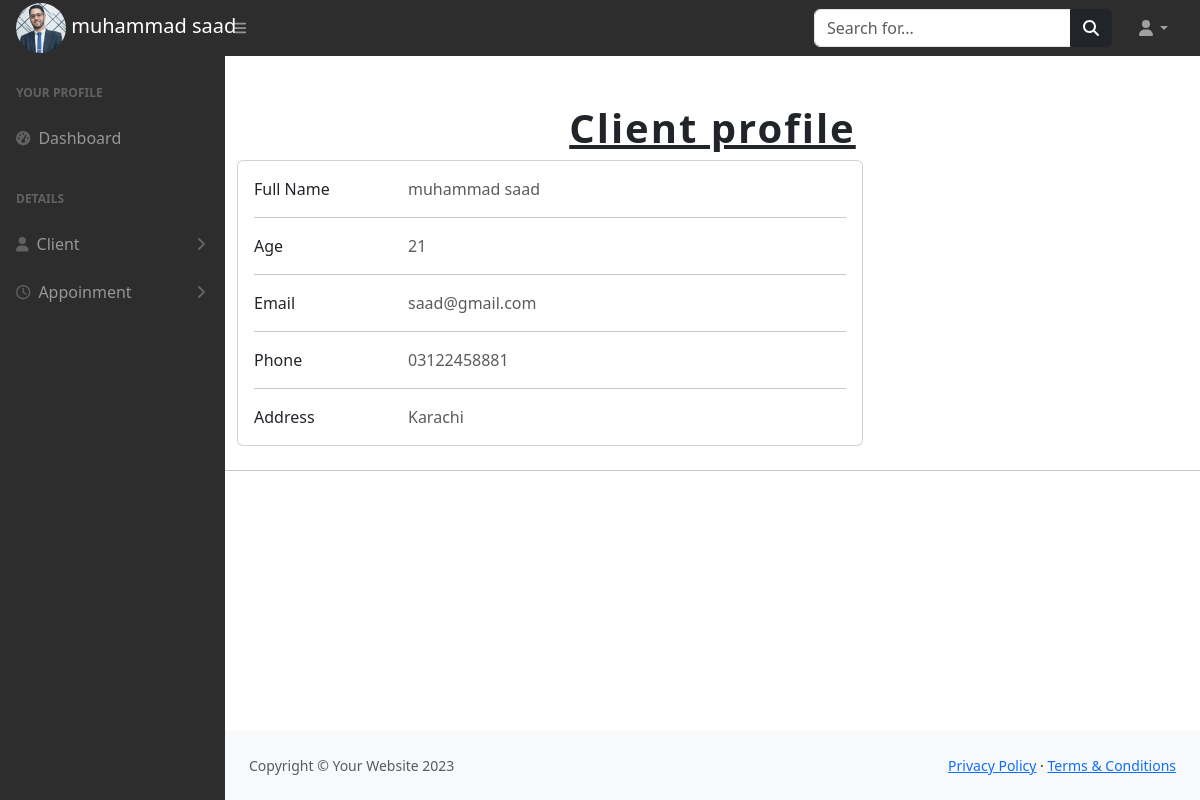
Page /lawyer-panel/clientprofile.php?id=14 (signed in) on the committed database.
### tables this page shows
CREATE TABLE `lawyer` (
  `id` int(255) NOT NULL,
  `name` varchar(255) NOT NULL,
  `case` int(255) NOT NULL,
  `email` varchar(255) NOT NULL,
  `password` varchar(255) NOT NULL,
  `phone` int(255) NOT NULL,
  `experience` varchar(255) NOT NULL,
  `address` text NOT NULL,
  `image` varchar(255) NOT NULL
);

CREATE TABLE `client_register` (
  `id` int(255) NOT NULL,
  `name` varchar(255) NOT NULL,
  `age` int(255) NOT NULL,
  `email` varchar(255) NOT NULL,
  `password` varchar(255) NOT NULL,
  `phone` varchar(255) NOT NULL,
  `address` text NOT NULL,
  `image` varchar(255) NOT NULL
);

### lawyer-panel/clientprofile.php (the view, shortened to what this page needs)
<?php
include('includes/header.php');
include('includes/topbar.php');
include('includes/sidebar.php');
include("../config.php");
$client_id=$_GET['id'];
$profile="SELECT*FROM `client_register` where id='$client_id'";
$run=mysqli_query($connection,$profile);
if (mysqli_num_rows($run)>0) {
    while ($data=mysqli_fetch_assoc($run)) {
?>
<!DOCTYPE html>
<html lang="en">
<head>
</head>
<body>
  <section >
    <div class="container mt-5 mb-5">
    <h1 style="text-align:center;font-weight:800;letter-spacing:2px;text-decoration:underline;">Client profile</h1>
    <div class="row">
      <div class="col-lg-8">
        <div class="card mb-4">
          <div class="card-body">
            <div class="row">
              <div class="col-sm-3">
                <p class="mb-0">Full Name</p>
              </div>
              <div class="col-sm-9">
                <p class="text-muted mb-0"><?php echo $data['name']?></p>
              </div>
            </div>
            <hr>
            <div class="row">
              <div class="col-sm-3">
                <p class="mb-0">Age</p>
              </div>
              <div class="col-sm-9">
                <p class="text-muted mb-0"><?php echo $data['age']?></p>
              </div>
            </div>
            <hr>
            <div class="row">
              <div class="col-sm-3">
                <p class="mb-0">Email</p>
              </div>
              <div class="col-sm-9">
                <p class="text-muted mb-0"><?php echo $data['email']?></p>
              </div>
            </div>
            <hr>
            <div class="row">
              <div class="col-sm-3">
                <p class="mb-0">Phone</p>
              </div>
              <div class="col-sm-9">
                <p class="text-muted mb-0"><?php echo $data['phone']?></p>
              </div>
            </div>
            <hr>
            <div class="row">
              <div class="col-sm-3">
                <p class="mb-0">Address</p>
              </div>
              <div class="col-sm-9">
                <p class="text-muted mb-0"><?php echo $data['address']?></p>
              </div>
            </div>
          </div>
        </div>
      </div>
      <hr>
      </section>
<?php
 }
}
?>
<?php
include('includes/footer.php');
?>
</body>
</html>

### lawyer-panel/includes/topbar.php (shortened to what this page needs)
<nav class="sb-topnav navbar navbar-expand navbar-dark" style="background-color:#2e2d2d;" >
            <?php
            include("../config.php");
            $id=$_SESSION['id'];
            $query="SELECT*FROM `lawyer` as l inner join `cases` as c on l.case=c.cid where id='$id'";
            $run=mysqli_query($connection,$query);
            if (mysqli_num_rows($run)>0) {
                while ($data=mysqli_fetch_assoc($run)) {
            ?>
            <a class="navbar-brand ps-3 mt-3 mb-3 " href="">
                <img src="<?php echo '../admin-panel/image/' .$data['image']?>" width="50px" style="border-radius:25px;"  alt="">
                <span><?php echo $data['name']?></span>
            </a>
            <?php }
            } ?>
            <button class="btn btn-link btn-sm order-1 order-lg-0 me-4 me-lg-0" id="sidebarToggle" href="#!"><i class="fas fa-bars"></i></button>
            <form class="d-none d-md-inline-block form-inline ms-auto me-0 me-md-3 my-2 my-md-0">
                <div class="input-group">
                    <input class="form-control" type="text" placeholder="Search for..." aria-label="Search for..." aria-describedby="btnNavbarSearch" />
                    <button class="btn btn-dark" id="btnNavbarSearch" type="button"><i class="fas fa-search"></i></button>
                </div>
            </form>
            <ul class="navbar-nav ms-auto ms-md-0 me-3 me-lg-4">
                <li class="nav-item dropdown">
                    <a class="nav-link dropdown-toggle" id="navbarDropdown" href="#" role="button" data-bs-toggle="dropdown" aria-expanded="false"><i class="fas fa-user fa-fw"></i></a>
                </li>
            </ul>
        </nav>

### rows in the picture
lawyer: image (picture), name "muhammad saad"
client_register: name "muhammad saad", age "21", email "saad@gmail.com", phone "03122458881", address "Karachi"
